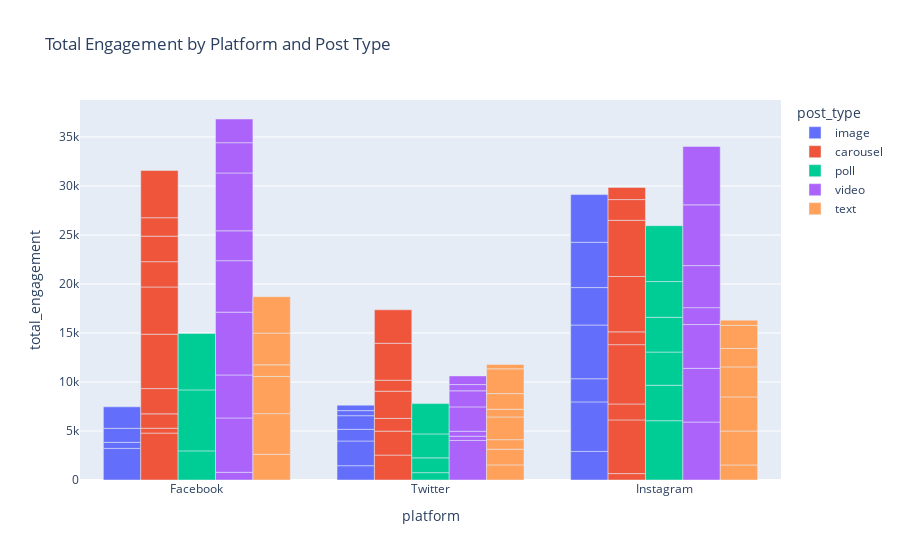

The code cell stored with this chart in its notebook:
### Markdown cell above
## Alternative Visualization For Better Understanding

### Code cell
fig = px.bar(df,
             x='platform',
             y='total_engagement',
             color='post_type',
             barmode='group',
             title='Total Engagement by Platform and Post Type',
             hover_data=['sentiment_score'])
fig.show()

### Figure 1 — Plotly figure (JSON) as saved in the notebook; plotly's stock layout.template omitted (floating-point values rounded to 4 significant figures)
{"data": [{"alignmentgroup": "True", "customdata": [["positive"], ["negative"], ["positive"], ["neutral"], ["positive"], ["negative"], ["positive"], ["negative"], ["neutral"], ["positive"], ["negative"], ["negative"], ["neutral"], ["positive"], ["neutral"], ["positive"], ["neutral"]], "hovertemplate": "post_type=image<br>platform=%{x}<br>total_engagement=%{y}<br>sentiment_score=%{customdata[0]}<extra></extra>", "legendgroup": "image", "marker": {"color": "#636efa", "pattern": {"shape": ""}}, "name": "image", "offsetgroup": "image", "orientation": "v", "showlegend": true, "textposition": "auto", "type": "bar", "x": ["Facebook", "Twitter", "Instagram", "Twitter", "Facebook", "Facebook", "Instagram", "Instagram", "Twitter", "Twitter", "Instagram", "Instagram", "Twitter", "Instagram", "Twitter", "Facebook", "Instagram"], "xaxis": "x", "y": [3223, 1460, 2918, 2520, 620, 1432, 5050, 2362, 1192, 1390, 5482, 3821, 517, 4622, 560, 2191, 4865], "yaxis": "y"}, {"alignmentgroup": "True", "customdata": [["neutral"], ["neutral"], ["neutral"], ["negative"], ["positive"], ["positive"], ["positive"], ["negative"], ["positive"], ["negative"], ["positive"], ["positive"], ["neutral"], ["positive"], ["negative"], ["neutral"], ["negative"], ["neutral"], ["positive"], ["positive"], ["negative"], ["negative"], ["positive"], ["negative"], ["negative"], ["positive"]], "hovertemplate": "post_type=carousel<br>platform=%{x}<br>total_engagement=%{y}<br>sentiment_score=%{customdata[0]}<extra></extra>", "legendgroup": "carousel", "marker": {"color": "#EF553B", "pattern": {"shape": ""}}, "name": "carousel", "offsetgroup": "carousel", "orientation": "v", "showlegend": true, "textposition": "auto", "type": "bar", "x": ["Facebook", "Instagram", "Twitter", "Facebook", "Facebook", "Twitter", "Instagram", "Facebook", "Facebook", "Instagram", "Twitter", "Twitter", "Twitter", "Instagram", "Facebook", "Instagram", "Facebook", "Facebook", "Twitter", "Instagram", "Instagram", "Facebook", "Twitter", "Facebook", "Instagram", "Instagram"], "xaxis": "x", "y": [4786, 653, 2541, 498, 1465, 2444, 5479, 2577, 5549, 1625, 1304, 2768, 1122, 6051, 4818, 1306, 2581, 2603, 3769, 5652, 5727, 1883, 3420, 4820, 2117, 1241], "yaxis": "y"}, {"alignmentgroup": "True", "customdata": [["negative"], ["positive"], ["neutral"], ["positive"], ["neutral"], ["negative"], ["positive"], ["positive"], ["negative"], ["positive"], ["negative"], ["positive"], ["positive"]], "hovertemplate": "post_type=poll<br>platform=%{x}<br>total_engagement=%{y}<br>sentiment_score=%{customdata[0]}<extra></extra>", "legendgroup": "poll", "marker": {"color": "#00cc96", "pattern": {"shape": ""}}, "name": "poll", "offsetgroup": "poll", "orientation": "v", "showlegend": true, "textposition": "auto", "type": "bar", "x": ["Instagram", "Instagram", "Twitter", "Twitter", "Facebook", "Facebook", "Twitter", "Twitter", "Facebook", "Instagram", "Instagram", "Instagram", "Instagram"], "xaxis": "x", "y": [6051, 3618, 750, 1508, 2971, 6222, 2443, 3095, 5763, 3385, 3547, 3646, 5704], "yaxis": "y"}, {"alignmentgroup": "True", "customdata": [["positive"], ["neutral"], ["positive"], ["positive"], ["positive"], ["neutral"], ["neutral"], ["negative"], ["positive"], ["negative"], ["positive"], ["neutral"], ["neutral"], ["neutral"], ["negative"], ["negative"], ["neutral"], ["positive"], ["positive"], ["neutral"], ["negative"], ["positive"], ["neutral"]], "hovertemplate": "post_type=video<br>platform=%{x}<br>total_engagement=%{y}<br>sentiment_score=%{customdata[0]}<extra></extra>", "legendgroup": "video", "marker": {"color": "#ab63fa", "pattern": {"shape": ""}}, "name": "video", "offsetgroup": "video", "orientation": "v", "showlegend": true, "textposition": "auto", "type": "bar", "x": ["Twitter", "Facebook", "Twitter", "Twitter", "Facebook", "Facebook", "Facebook", "Instagram", "Twitter", "Facebook", "Twitter", "Instagram", "Facebook", "Twitter", "Instagram", "Instagram", "Instagram", "Instagram", "Facebook", "Facebook", "Instagram", "Facebook", "Twitter"], "xaxis": "x", "y": [4032, 787, 435, 506, 5543, 4387, 6410, 5911, 2486, 5248, 1640, 5478, 3048, 637, 4472, 1723, 4289, 6198, 5904, 3088, 5965, 2417, 880], "yaxis": "y"}, {"alignmentgroup": "True", "customdata": [["neutral"], ["negative"], ["positive"], ["neutral"], ["positive"], ["positive"], ["positive"], ["negative"], ["positive"], ["negative"], ["positive"], ["positive"], ["negative"], ["positive"], ["neutral"], ["positive"], ["neutral"], ["positive"], ["neutral"], ["positive"], ["positive"]], "hovertemplate": "post_type=text<br>platform=%{x}<br>total_engagement=%{y}<br>sentiment_score=%{customdata[0]}<extra></extra>", "legendgroup": "text", "marker": {"color": "#FFA15A", "pattern": {"shape": ""}}, "name": "text", "offsetgroup": "text", "orientation": "v", "showlegend": true, "textposition": "auto", "type": "bar", "x": ["Instagram", "Twitter", "Twitter", "Twitter", "Twitter", "Twitter", "Instagram", "Instagram", "Instagram", "Instagram", "Twitter", "Facebook", "Facebook", "Facebook", "Instagram", "Facebook", "Facebook", "Twitter", "Instagram", "Facebook", "Twitter"], "xaxis": "x", "y": [1535, 1542, 1600, 973, 2318, 789, 3460, 3486, 3058, 1884, 1592, 2622, 4145, 3798, 2348, 1185, 3238, 2528, 539, 3715, 446], "yaxis": "y"}], "layout": {"barmode": "group", "legend": {"title": {"text": "post_type"}, "tracegroupgap": 0}, "title": {"text": "Total Engagement by Platform and Post Type"}, "xaxis": {"anchor": "y", "domain": [0, 1], "title": {"text": "platform"}}, "yaxis": {"anchor": "x", "domain": [0, 1], "title": {"text": "total_engagement"}}}}
